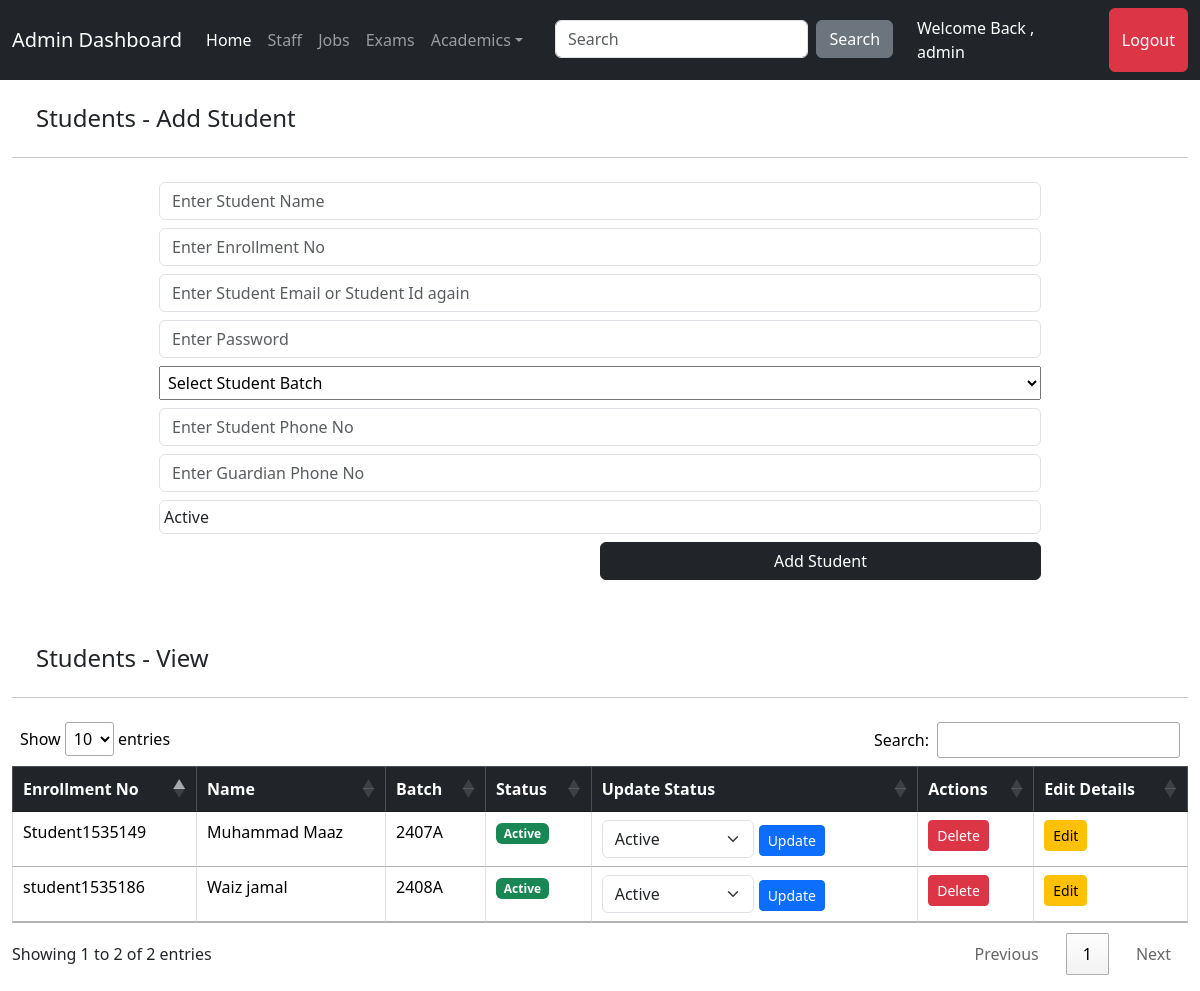
The app's page /Admin/students.php (signed in), older data.
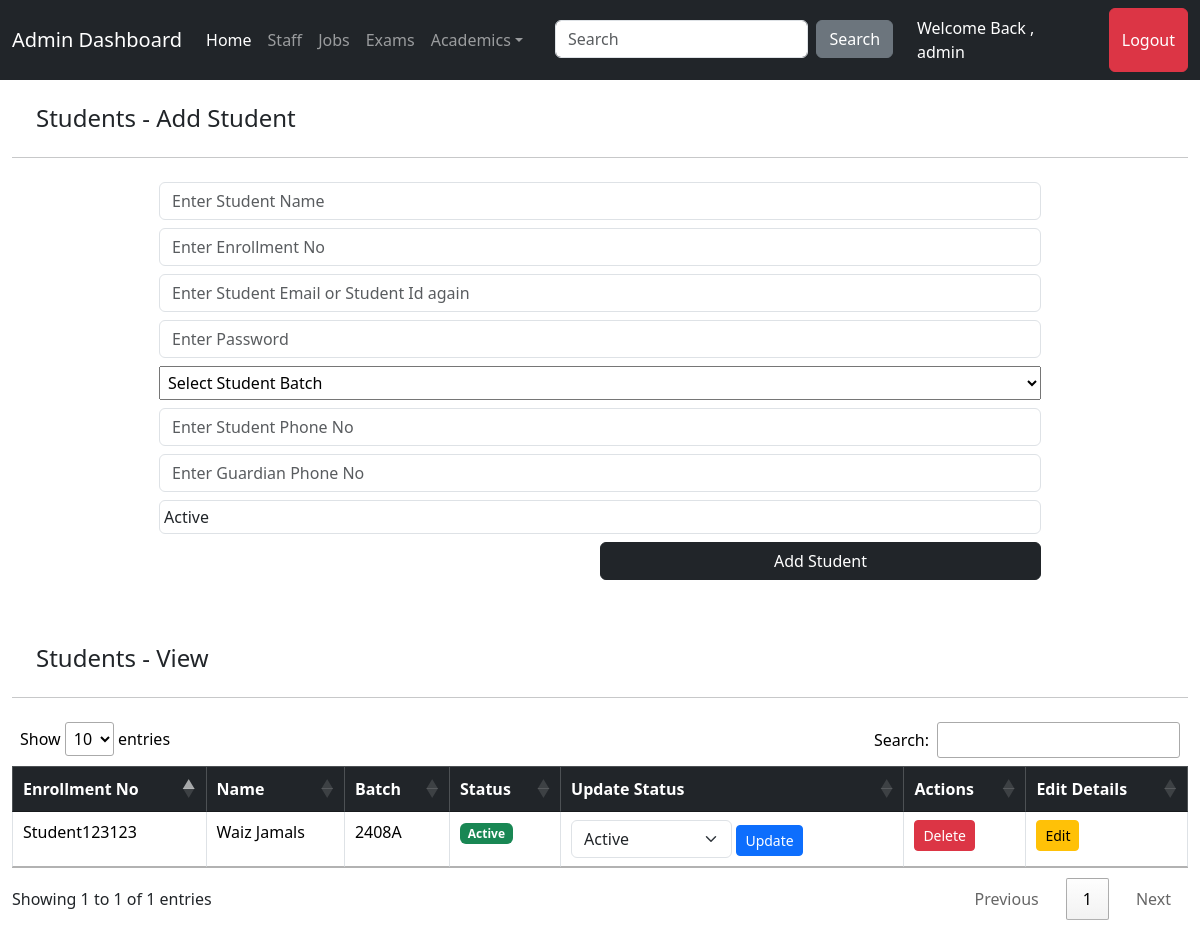
The same page, newer data.
### tables this page shows
CREATE TABLE IF NOT EXISTS `student` (
  `studentid` int NOT NULL AUTO_INCREMENT,
  `studentname` varchar(100) DEFAULT NULL,
  `enrollmentno` varchar(1000) DEFAULT NULL,
  `studentemail` varchar(200) DEFAULT NULL,
  `studentpassword` varchar(200) DEFAULT NULL,
  `studentbatch` int DEFAULT NULL,
  `studentphoneno` varchar(40) DEFAULT NULL,
  `studentguardianphoneno` varchar(40) DEFAULT NULL,
  `studentstatus` varchar(10) NOT NULL,
  PRIMARY KEY (`studentid`),
  KEY `studentbatch` (`studentbatch`)
);

CREATE TABLE IF NOT EXISTS `batches` (
  `batchid` int NOT NULL AUTO_INCREMENT,
  `batchcode` varchar(100) DEFAULT NULL,
  `batchtimings` varchar(100) DEFAULT NULL,
  `batchdays` varchar(10) NOT NULL,
  `batchinstructor` int DEFAULT NULL,
  `currentsem` varchar(50) NOT NULL,
  `batchtype` varchar(200) DEFAULT NULL,
  `batchstartdate` date DEFAULT NULL,
  `batchstatus` varchar(50) NOT NULL DEFAULT 'Active',
  PRIMARY KEY (`batchid`),
  KEY `batchinstructor` (`batchinstructor`)
);

### Admin/students.php (the view, shortened to what this page needs)
<?php
include('../connect.php');
include('headeradmin.php');
$query = "SELECT student.*, batches.batchcode FROM student
          INNER JOIN batches ON student.studentbatch = batches.batchid";
$result = mysqli_query($conn, $query);
?>
<div class="container-fluid">
    <h4 class="m-4">Students - Add Student</h4>
    <hr>
    <div class="d-flex justify-content-center align-items-center">
        <div class="w-75">
            <form action="" method="post">
                <input type="text" name="studentname" class="mt-2 form-control" placeholder="Enter Student Name" required>
                <input type="text" name="enrollmentno" class="mt-2 form-control" placeholder="Enter Enrollment No" required>
                <input type="text" name="studentemail" class="mt-2 form-control" placeholder="Enter Student Email or Student Id again" required>
                <input type="password" name="studentpassword" class="mt-2 form-control" placeholder="Enter Password" required>
                <select name="studentbatch" class="mt-2 w-100 p-1" required>
                    <option value="" selected disabled>Select Student Batch</option>
                </select>
                <input type="text" name="studentphoneno" class="mt-2 form-control" placeholder="Enter Student Phone No" required>
                <input type="text" name="studentguardianphoneno" class="mt-2 form-control" placeholder="Enter Guardian Phone No" required>
                <select name="studentstatus" class="mt-2 w-100 p-1 form-control" required>
                    <option value="Active">Active</option>
                </select>
                <button type="submit" class="btn btn-dark mt-2 w-50 float-end" name="btnaddstudent">Add Student</button>
            </form>
        </div>
    </div>
</div>
<div class="container-fluid mt-5">
    <h4 class="m-4 pt-3">Students - View</h4>
    <hr>
    <div class="table table-responsive">
    <table id="studentsTable" class="table table-bordered">
        <thead class="table-dark">
            <tr>
                <th>Enrollment No</th>
                <th>Name</th>
                <th>Batch</th>
                <th>Status</th>
                <th>Update Status</th>
                <th>Actions</th>
                <th>Edit Details</th>
            </tr>
        </thead>
        <tbody>
            <?php while ($row = mysqli_fetch_array($result)) { ?>
                <tr>
                    <td><?php echo $row['enrollmentno']; ?></td>
                    <td><?php echo $row['studentname']; ?></td>
                    <td><?php echo $row['batchcode']; ?></td>
                    <td><span class="badge bg-<?php echo ($row['studentstatus'] == 'Active') ? 'success' : 'danger'; ?>"> <?php echo $row['studentstatus']; ?> </span></td>
                    <td>
                        <form method="post" action="">
                            <select name="new_status" class="form-select d-inline w-50">
                                <option value="Active">Active</option>
                            </select>
                            <button type="submit" class="btn btn-primary btn-sm" name="update_status">Update</button>
                        </form>
                    </td>
                    <td>
                        <form method="post" action="">
                            <button type="submit" class="btn btn-danger btn-sm" name="delete_student">Delete</button>
                        </form>
                    </td>
                    <td>
    <form method="get" action="edit_student.php">
        <button type="submit" class="btn btn-warning btn-sm">Edit</button>
    </form>
</td>
                </tr>
            <?php } ?>
        </tbody>
    </table>
    </div>
</div>
<?php include('footeradmin.php'); ?>
<link rel="stylesheet" href="https://cdn.datatables.net/1.13.4/css/jquery.dataTables.min.css">

### Admin/headeradmin.php (shortened to what this page needs)
<!doctype html>
<html lang="en">
    <head>
        <link rel="stylesheet" href="//cdn.datatables.net/2.2.2/css/dataTables.dataTables.min.css">
        <link rel="stylesheet" type="text/css" href="https://cdn.jsdelivr.net/npm/toastify-js/src/toastify.min.css">
<link rel="stylesheet" href="https://cdn.jsdelivr.net/npm/bootstrap@5.3.0/dist/css/bootstrap.min.css">
<link rel="stylesheet" href="https://cdn.datatables.net/1.13.4/css/dataTables.bootstrap5.min.css">
        <link
            href="https://cdn.jsdelivr.net/npm/bootstrap@5.3.2/dist/css/bootstrap.min.css"
            rel="stylesheet"
        />
    </head>
    <body>
<nav
        class="navbar navbar-expand-sm navbar-dark bg-dark"
       >
        <div class="container-fluid">
            <a class="navbar-brand" href="#">Admin Dashboard</a>
            <div class="collapse navbar-collapse" id="collapsibleNavId">
                <ul class="navbar-nav me-auto mt-2 mt-lg-0">
                    <li class="nav-item">
                        <a class="nav-link active" href="dashboard.php" aria-current="page"
                            >Home
                            <span class="visually-hidden">(current)</span></a
                        >
                    </li>
                    <li class="nav-item">
                        <a class="nav-link" href="staff.php">Staff</a>
                    </li>
                    <li class="nav-item">
                        <a class="nav-link" href="postjobs.php">Jobs</a>
                    </li>
                    <li class="nav-item">
                        <a class="nav-link" href="exams.php">Exams</a>
                    </li>
                    <li class="nav-item dropdown">
                        <a
                            class="nav-link dropdown-toggle"
                            href="#"
                            id="dropdownId"
                            data-bs-toggle="dropdown"
                            aria-haspopup="true"
                            aria-expanded="false"
                            >Academics</a
                        >
                    </li>
                    <li>
                    <form class="d-flex my-2 my-lg-0 ms-lg-4">
                    <input
                        class="form-control me-sm-2"
                        type="text"
                        placeholder="Search"
                    />
                    <button
                        class="btn btn-secondary my-2 my-sm-0"
                        type="submit"
                    >
                        Search
                    </button>
                </form>
                    </li>
                </ul>
                <form method="post" class="d-flex my-2 my-lg-0">
                <p class="text-white mx-4" style="position:relative;top:8px">Welcome Back , <?php echo $_SESSION['adminloggedin']?></p>
                <button class="btn btn-danger" type="submit" name="btnlogout">Logout</button>
                </form>
            </div>
        </div>
       </nav>

### Admin/footeradmin.php (shortened to what this page needs)
    </body>
</html>

Row changes from the older to the newer data that the page shows:
removed student: enrollmentno "Student1535149", studentname "Muhammad Maaz", studentbatch.batchcode "2407A", studentstatus "Active"
removed student: enrollmentno "student1535186", studentname "Waiz jamal", studentbatch.batchcode "2408A", studentstatus "Active"
added student: enrollmentno "Student123123", studentname "Waiz Jamals", studentbatch.batchcode "2408A", studentstatus "Active"
Text that changed along with them:
text written by a page script: "Show entries Search: Showing 1 to 2 of 2 entries Previous 1 Next" → "Show entries Search: Showing 1 to 1 of 1 entries Previous 1 Next"
